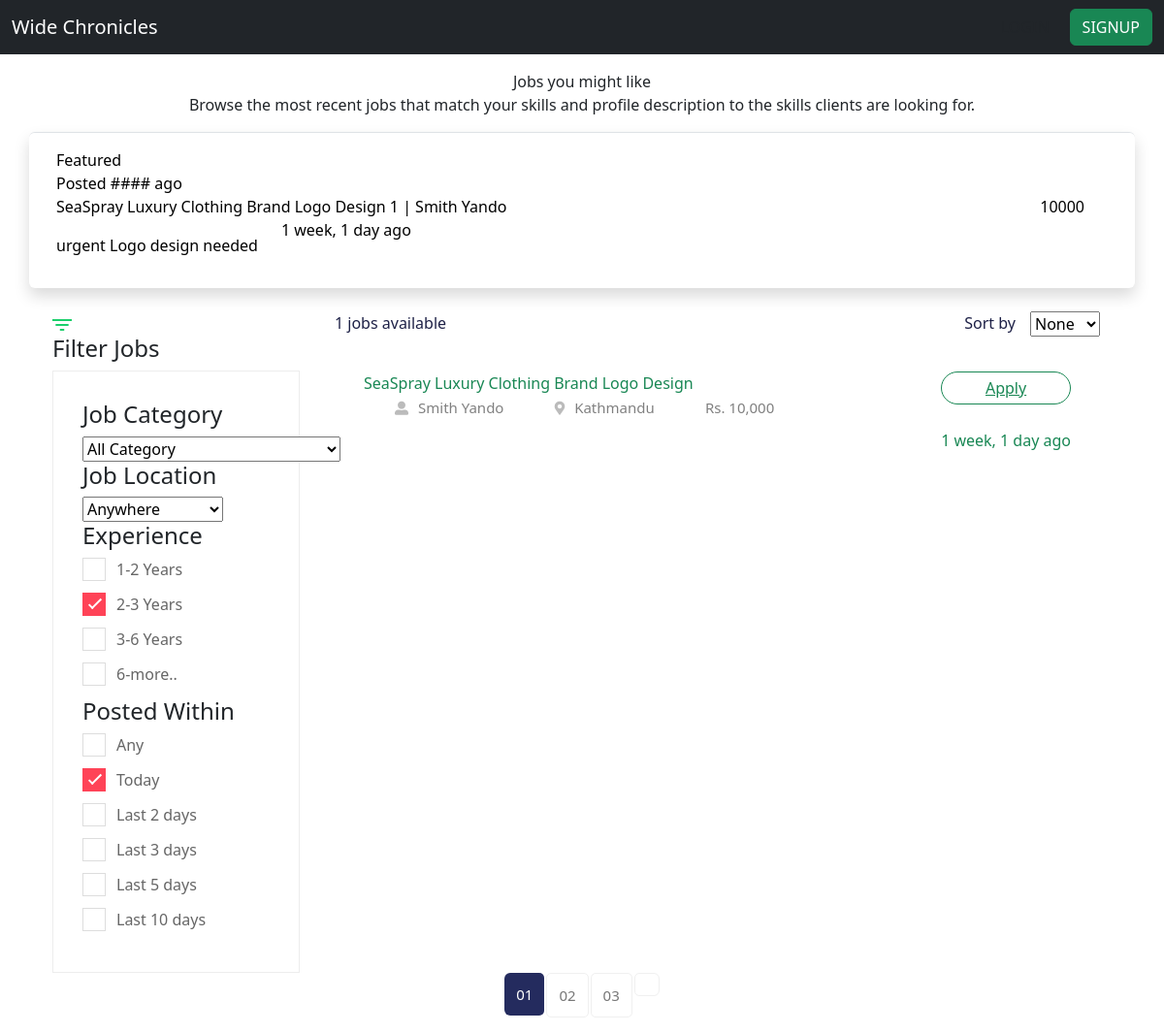
Before: /find-work/ with the older database file.
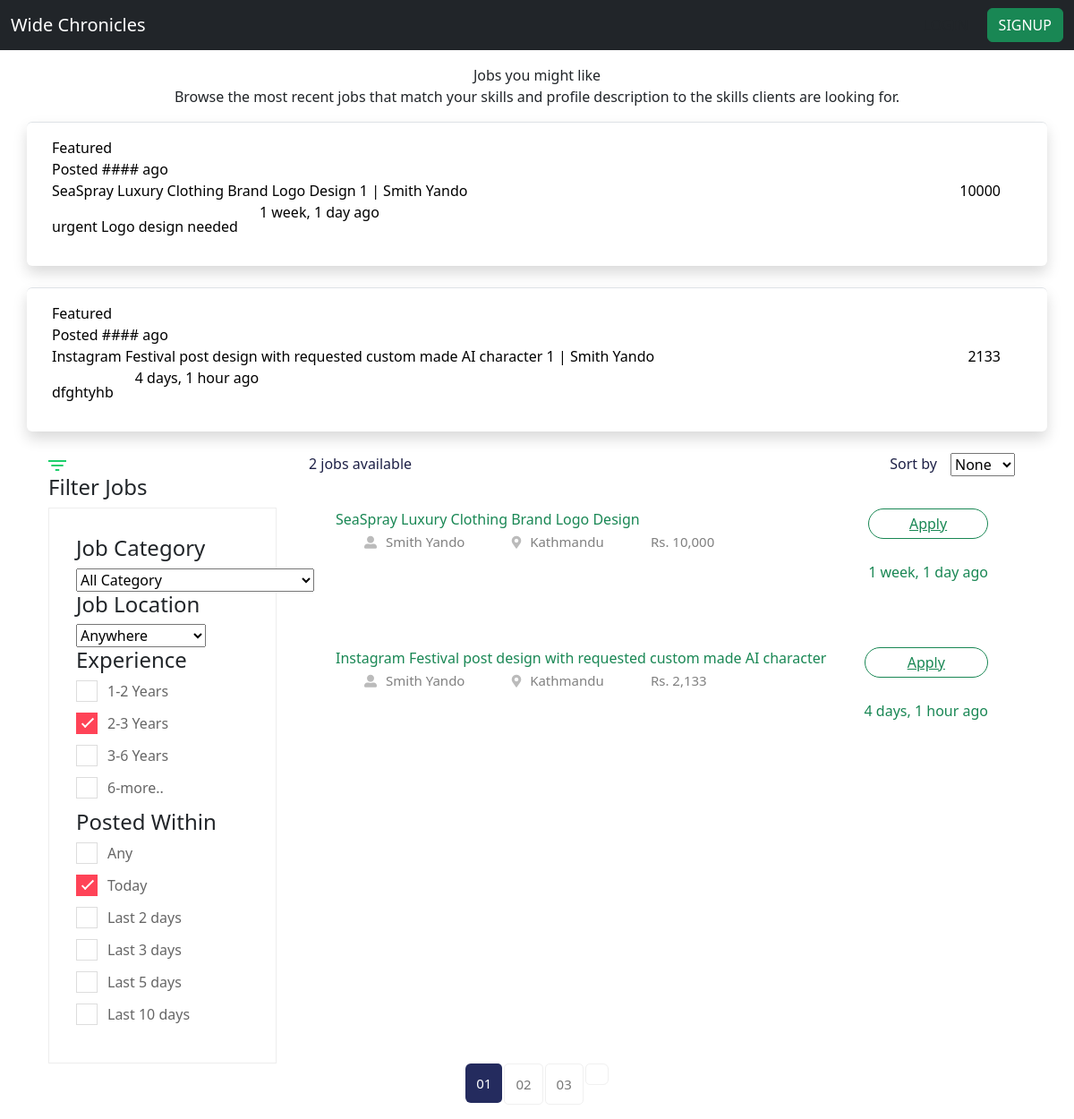
After: the same page with the newer database file.
### jobs/models.py (models this page shows, shortened)
class Job(models.Model):
    buyer = models.ForeignKey(Buyer, on_delete=models.CASCADE)
    title = models.CharField(max_length=200)
    budget = models.IntegerField()
    description = models.TextField()
    requirement = models.CharField(max_length=1000)
    timestamp = models.DateTimeField(auto_now_add=True)
    code = models.CharField(max_length=10, unique=True, blank=True)

class Buyer(models.Model):
    LOCATION_CHOICES = [
        ("Achham", "Achham"),
        ("Arghakhanchi", "Arghakhanchi"),
        ("Baglung", "Baglung"),
        ("Baitadi", "Baitadi"),
        ("Bajhang", "Bajhang"),
        ("Bajura", "Bajura"),
        ("Banke", "Banke"),
        ("Bara", "Bara"),
        ("Bardiya", "Bardiya"),
        ("Bhaktapur", "Bhaktapur"),
        ("Bhojpur", "Bhojpur"),
        ("Chitwan", "Chitwan"),
        ("Dadeldhura", "Dadeldhura"),
        ("Dailekh", "Dailekh"),
        ("Dang", "Dang"),
        ("Darchula", "Darchula"),
        ("Dhading", "Dhading"),
        ("Dhankuta", "Dhankuta"),
        ("Dhanusha", "Dhanusha"),
        ("Dolakha", "Dolakha"),
        ("Dolpa", "Dolpa"),
        ("Doti", "Doti"),
        ("Eastern Rukum", "Eastern Rukum"),
        ("Gorkha", "Gorkha"),
        ("Gulmi", "Gulmi"),
        ("Humla", "Humla"),
        ("Ilam", "Ilam"),
        ("Jajarkot", "Jajarkot"),
        ("Jhapa", "Jhapa"),
        ("Jumla", "Jumla"),
        ("Kailali", "Kailali"),
        ("Kalikot", "Kalikot"),
        ("Kanchanpur", "Kanchanpur"),
        ("Kapilvastu", "Kapilvastu"),
        ("Kaski", "Kaski"),
        ("Kathmandu", "Kathmandu"),
        ("Kavrepalanchok", "Kavrepalanchok"),
        ("Khotang", "Khotang"),
        ("Lalitpur", "Lalitpur"),
        ("Lamjung", "Lamjung"),
        ("Mahottari", "Mahottari"),
        ("Makwanpur", "Makwanpur"),
        ("Manang", "Manang"),
        ("Morang", "Morang"),
        ("Mugu", "Mugu"),
        ("Mustang", "Mustang"),
        ("Myagdi", "Myagdi"),
        ("Nawalpur", "Nawalpur"),
        ("Nuwakot", "Nuwakot"),
        ("Okhaldhunga", "Okhaldhunga"),
        ("Palpa", "Palpa"),
        ("Panchthar", "Panchthar"),
        ("Parbat", "Parbat"),
        ("Parsa", "Parsa"),
        ("Pyuthan", "Pyuthan"),
        ("Ramechhap", "Ramechhap"),
        ("Rasuwa", "Rasuwa"),
        ("Rautahat", "Rautahat"),
        ("Rolpa", "Rolpa"),
        ("Rupandehi", "Rupandehi"),
        ("Salyan", "Salyan"),
        ("Sankhuwasabha", "Sankhuwasabha"),
        ("Saptari", "Saptari"),
        ("Sarlahi", "Sarlahi"),
        ("Sindhuli", "Sindhuli"),
        ("Sindhupalchok", "Sindhupalchok"),
        ("Siraha", "Siraha"),
        ("Solukhumbu", "Solukhumbu"),
        ("Sunsari", "Sunsari"),
        ("Surkhet", "Surkhet"),
        ("Syangja", "Syangja"),
        ("Tanahun", "Tanahun"),
        ("Taplejung", "Taplejung"),
        ("Tehrathum", "Tehrathum"),
        ("Udayapur", "Udayapur"),
        ("Western Rukum", "Western Rukum"),
    ]
    owner = models.OneToOneField(User, on_delete=models.CASCADE)
    name = models.CharField(max_length=50)
    bio = models.TextField(blank=True)
    location = models.CharField(choices=LOCATION_CHOICES, max_length=100)
    def __str__(self):
        return f"{self.id} | {self.name}"

### jobs/views.py (the view)
# urls.py: path('find-work/',JobListView.as_view(), name='job-list'),
class JobListView(ListView):
    model = Job
    template_name = 'jobs/job_list.html'
    context_object_name = 'jobs'
    paginate_by = 10
    def get_context_data(self, **kwargs):
        context = super().get_context_data(**kwargs)
        context['speciality_choices'] = Seller.SPECIALITY_CHOICES
        context['location_choices'] = Buyer.LOCATION_CHOICES
        return context

### jobs/templates/jobs/job_list.html (shortened to what the changed rows need)
{% extends 'jobs/_base.html' %}
{% load humanize %}
{% block content%}
    {% for job in jobs %}
    <a href="{% url 'job-detail' job.code %}" class=" text-black text-decoration-none">
    <div class="row shadow border-top p-3 mb-4 bg-body rounded ">
        <div >Featured</div>
        <div class="col-md">Posted #### ago</div>
        <div class="row ">
            <div class="d-flex justify-content-between">
                <div class="text-start text-truncate col-8">{{ job.title }} {{ job.buyer }}</div>
                <div class=" text-end">{{job.budget}}</div>
            </div>
            <div class="col-md-auto py-3 text-truncate">{{job.description}}</div>
            <div class="col">{{job.timestamp| naturaltime}}</div>
        </div>
    </div>
    </a>
    {% endfor %}
    <div class="job-listing-area pt-120 pb-120">
        <div class="container">
            <div class="row">
                <div class="col-xl-9 col-lg-9 col-md-8">
                    <section class="featured-job-area">
                        <div class="container">
                            <div class="row">
                                <div class="col-lg-12">
                                    <div class="count-job mb-30">
                                        <span>{{ jobs.count }} jobs available</span>
                                        <div class="select-job-items">
                                            <span>Sort by</span>
                                            <select name="select">
                                            </select>
                                        </div>
                                    </div>
                                </div>
                            </div>
                        {% for job in jobs %}
                            <div class="single-job-items mb-20 ">
                                <div class="job-items">
                                    <div class="job-tittle ">
                                        <a href="{% url 'job-detail' job.code %}" class=" text-decoration-none">
                                            {{ job.title|truncatechars:80}}
                                        </a>
                                        <ul>
                                            <li> <i class="fas fa-user-alt"></i>{{ job.buyer.name}}</li>
                                            <li><i class="fas fa-map-marker-alt"></i>{{ job.buyer.location}}</li>
                                            <li>Rs. {{job.budget|intcomma}}</li>
                                        </ul>
                                    </div>
                                </div>
                                <div class="items-link items-link2 float-end">
                                    <a href="{% url 'job-detail' job.code %}">Apply</a>
                                    <span>{{job.timestamp|naturaltime}}</span>
                                </div>
                            </div>
                        {% endfor %}
                        </div>
                    </section>
                </div>
            </div>
        </div>
    </div>
{% endblock content%}

Changed rows visible on the page:
added Job: title "Instagram Festival post design with requested custom made AI character", buyer "1 | Smith Yando", budget "2133", description "dfghtyhb", timestamp "4 days, 1 hour ago", buyer.name "Smith Yando", buyer.location "Kathmandu", budget "2,133"
Other visible differences:
{{ jobs.count }}: "1" → "2"
